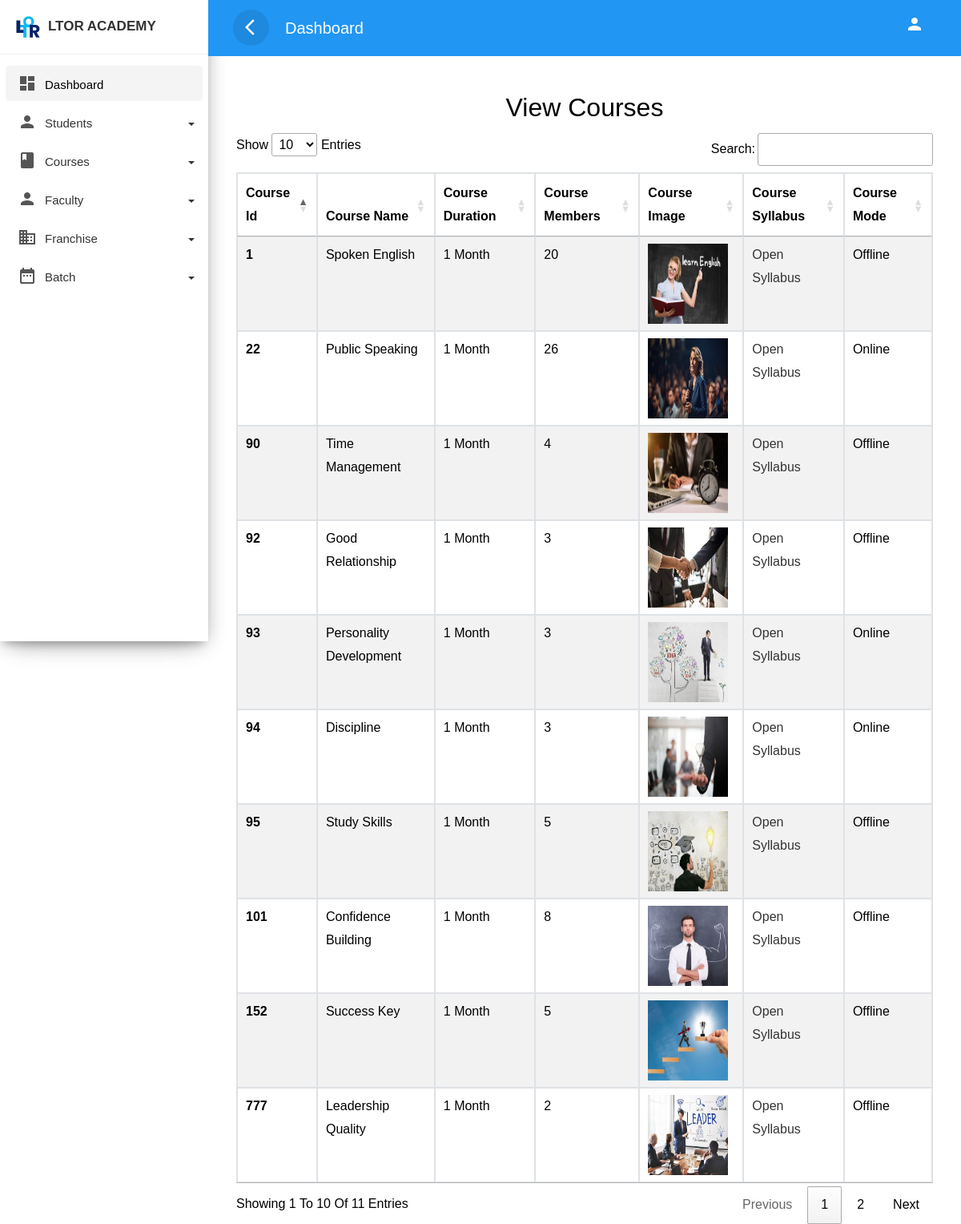
Page /ppsltor/Faculty/viewcourses.php on the committed database.
### tables this page shows
CREATE TABLE `course` (
  `t_id` int(11) NOT NULL,
  `t_name` varchar(255) NOT NULL,
  `t_duration` varchar(20) NOT NULL,
  `t_member` int(11) NOT NULL,
  `t_image` varchar(255) NOT NULL,
  `t_syllabus` text NOT NULL,
  `t_mode` varchar(20) NOT NULL,
  `status` int(11) DEFAULT 1
);

### ppsltor/Faculty/viewcourses.php (the view, shortened to what this page needs)
<!doctype html>
<html lang="en">
<head>
  <link rel="stylesheet" href="css/bootstrap.min.css">
  <link rel="stylesheet" href="css/style.css">
  <link rel="stylesheet" href="//cdn.datatables.net/1.13.6/css/jquery.dataTables.min.css">
</head>
<body>
  <div class="wrapper">
    <?php require 'sidebar.php' ?>
    <div id="content" style="background-color:white;">
      <div class="top-navbar">
        <nav class="navbar navbar-expand-lg">
          <div class="container-fluid">
            <button type="button" id="sidebarCollapse" class="d-xl-block d-lg-block d-md-mone d-none">
              <span class="material-icons">arrow_back_ios</span>
            </button>
            <a class="navbar-brand" href="#"> Dashboard </a>
            <div class="collapse navbar-collapse d-lg-block d-xl-block d-sm-none d-md-none d-none" id="navbarSupportedContent">
              <ul class="nav navbar-nav ml-auto">
                <li class="nav-item">
                  <a class="nav-link" href="#">
                    <span class="material-icons">person</span>
                  </a>
                </li>
              </ul>
            </div>
          </div>
        </nav>
      </div>
      <div class="main-content">
        <div class="container">
          <h2 class="text-center">View Courses</h2>
          <table class="table table-striped table-bordered mt-10" id="myTable">
            <thead>
              <tr>
                <th scope="col">Course Id</th>
                <th scope="col">Course Name</th>
                <th scope="col">Course Duration</th>
                <th scope="col">Course Members</th>
                <th scope="col">Course Image</th>
                <th scope="col">Course Syllabus</th>
                <th scope="col">Course Mode</th>
              </tr>
            </thead>
            <tbody>
              <?php
              require 'connection.php';
              $sql = "select * from course";
              $result = mysqli_query($con, $sql);
              if ($result) {
                while ($row = mysqli_fetch_assoc($result)) {
                  $srno = $row['t_id'];
                  $name = $row['t_name'];
                  $class = $row['t_duration'];
                  $members = $row['t_member'];
                  $image = $row['t_image'];
                  $syllabus = $row['t_syllabus'];
                  $mode = $row['t_mode'];
                  echo '<tr>
                <th scope="row">' . $srno . '</th>
                <td>' . $name . '</td>
                <td>' . $class . '</td>
                <td>' . $members . '</td>
                <td><img src="../admin/image/' . $image . '" width="100" height="100"></td>
                <td><a href="../admin/' . $syllabus . '" target="_blank">Open Syllabus</a></td>
                <td>' . $mode . '</td>
                </tr>';
                }
              }
              ?>
            </tbody>
          </table>
        </div>
      </div>
    </div>
  </div>
</body>
</html>

### ppsltor/Faculty/sidebar.php (shortened to what this page needs)
     <nav id="sidebar">
         <div class="sidebar-header">
             <h3><img src="image/logo.jpeg" class="img-fluid" style="width: 30px;"/><span>LTOR ACADEMY</span></h3>
         </div>
         <ul class="list-unstyled components" style="margin-top:70px">
<li  class="active">
                 <a href="index.php" class="dashboard"><i class="material-icons">dashboard</i><span>Dashboard</span></a>
             </li>
             <li class="dropdown">
        <a href="#homeSubmenu1" data-toggle="collapse" aria-expanded="false"
        class="dropdown-toggle">
        <i class="material-icons">person</i>Students</a>
        </li>
         <li class="dropdown">
        <a href="#homeSubmenu2" data-toggle="collapse" aria-expanded="false"
        class="dropdown-toggle">
        <i class="material-icons">book</i>Courses
        </a>
        </li>
         <li class="dropdown">
        <a href="#homeSubmenu3" data-toggle="collapse" aria-expanded="false"
        class="dropdown-toggle">
        <i class="material-icons">person</i>Faculty
        </a>
        </li>
         <li class="dropdown">
        <a href="#homeSubmenu4" data-toggle="collapse" aria-expanded="false"
        class="dropdown-toggle">
        <i class="material-icons">business</i>Franchise
        </a>
        </li>
         <li class="dropdown">
        <a href="#homeSubmenu5" data-toggle="collapse" aria-expanded="false"
        class="dropdown-toggle">
        <i class="material-icons">date_range</i>Batch
        </a>
        </li>
         </ul>
     </nav>

### ppsltor/Faculty/css/style.css (style rules this page uses)
body, html { line-height: 1.8; font-family: 'Cambria', sans-serif; color: black; text-transform:capitalize; text-rendering: optimizeLegibility !important; -webkit-font-smoothing: antialiased !important; font-weight: 400; margin:0px; padding:0px; }
h1, h2, h3, h4, h5, h6, .h1, .h2, .h3, .h4 { font-weight: 400; line-height: 1.5em; }
a { color: #333; font-weight: 400; }
button { cursor:pointer; }
ul, ol { padding: 0; margin:0px; list-style: none; }
a, a:hover, a:focus { color: #333; text-decoration: none; transition: all 0.3s; }
.material-icons { font-family: 'Material Icons'; font-weight: normal; font-style: normal; font-size: 24px; display: inline-block; line-height: 1; text-transform: none; letter-spacing: normal; word-wrap: normal; white-space: nowrap; direction: ltr; -webkit-font-smoothing: antialiased; text-rendering: optimizeLegibility; -moz-osx-font-smoothing: grayscale; font-feature-settings: 'liga'; }
.wrapper { position: relative; width:100%; overflow:auto; }
#sidebar { position:fixed; height:100vh!important; top: 0; bottom: 0; left: 0; z-index:999; width: 260px; overflow:auto; transition:all 0.3s ; background: #FFFFFF; box-shadow: 0 10px 30px -12px rgb(0 0 0 / 42%), 0 4px 25px 0px rgb(0 0 0 / 12%), 0 8px 10px -5px rgb(0 0 0 / 20%); }
#sidebar .sidebar-header { padding:20px; position: fixed; z-index: 1000; width: 260px; background-color:#ffffff; border-bottom:1px solid #eee; }
.sidebar-header h3 { color:#333; font-size:17px; margin:0px; text-transform:uppercase; transition:all 0.5s ease; font-weight:600; }
.sidebar-header h3 img { width:45px; margin-right:10px; }
#sidebar ul li { padding:2px 7px; }
#sidebar ul li.active>a { color: black; background-color: rgba(200, 200, 200, 0.2); }
.dropdown-toggle::after { position: absolute; right: 10px; top: 23px; }
#sidebar ul.components { padding: 10px 0; }
#sidebar ul li a { padding: 5px; line-height: 30px; border-radius:5px; font-size: 15px; position:relative; font-weight: 400; display: block; }
#sidebar ul li a span { text-transform:capitalize; display:inline-block; }
#sidebar ul li a i { position: relative; margin-right: 10px; top: 5px; color: #555555; margin-left: 10px; }
#content { position: relative; transition: all 0.3s; background-color: #EEEEEE; }
.top-navbar { position: fixed; width: calc(100% - 260px); margin-left: 0px; z-index: 1000; }
.main-content { padding:10px 20px 0px 20px; position: relative; width: 100%; margin-top: 100px; }
.navbar { background-color: #2196F3; color: #FFFFFF; }
.navbar-brand { color: #FFFFFF; }
.navbar button { background-color:transparent; border:none; }
.navbar button span { color:#fff; }
#sidebarCollapse { border-radius:50%; width:45px; height:45px; text-align:center; line-height:45px; margin-right:20px; border:none; color: #FFFFFF; background-color: rgba(0, 0, 0, 0.09); }
#sidebarCollapse span { margin: 9px; padding: 0px; }
.navbar-nav > li > a { color: #FFFFFF; }
.navbar-nav li a { position: relative; display: block; padding: 10px 15px!important; }
@media only screen and (min-width:992px) { #content { width: calc(100% - 260px); position: relative; float: right; transition: all 0.3s; background-color: #EEEEEE; } }

### rows in the picture
course: t_id "1", t_name "Spoken English", t_duration "1 Month", t_member "20", t_image (picture), t_mode "Offline"
course: t_id "22", t_name "Public Speaking", t_duration "1 Month", t_member "26", t_image (picture), t_mode "Online"
course: t_id "90", t_name "Time Management", t_duration "1 Month", t_member "4", t_image (picture), t_mode "Offline"
course: t_id "92", t_name "Good Relationship", t_duration "1 Month", t_member "3", t_image (picture), t_mode "Offline"
course: t_id "93", t_name "Personality Development", t_duration "1 Month", t_member "3", t_image (picture), t_mode "Online"
course: t_id "94", t_name "Discipline", t_duration "1 Month", t_member "3", t_image (picture), t_mode "Online"
course: t_id "95", t_name "Study Skills", t_duration "1 Month", t_member "5", t_image (picture), t_mode "Offline"
course: t_id "101", t_name "Confidence Building", t_duration "1 Month", t_member "8", t_image (picture), t_mode "Offline"
course: t_id "152", t_name "Success Key", t_duration "1 Month", t_member "5", t_image (picture), t_mode "Offline"
course: t_id "777", t_name "Leadership Quality", t_duration "1 Month", t_member "2", t_image (picture), t_mode "Offline"
